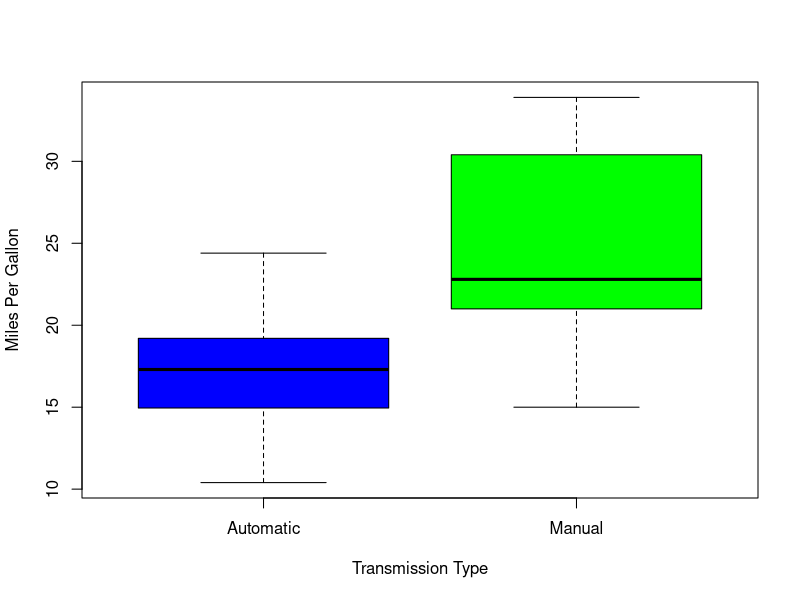
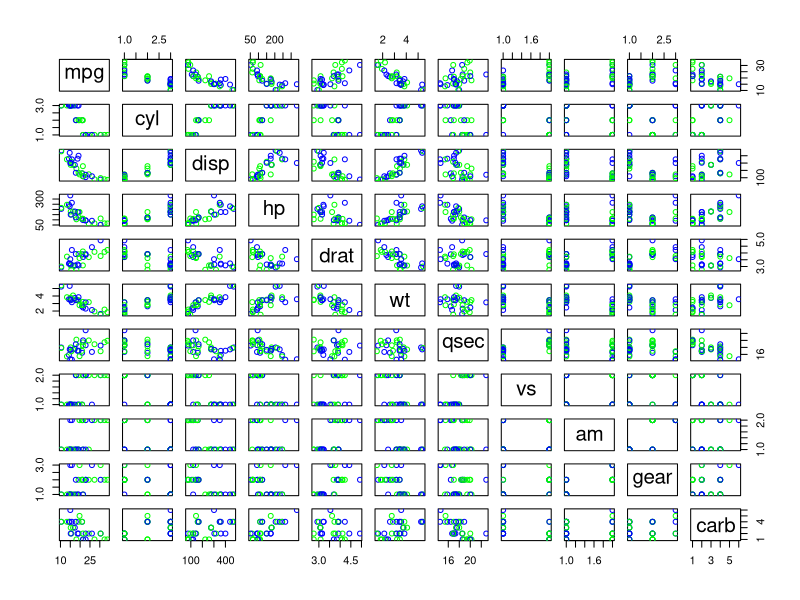
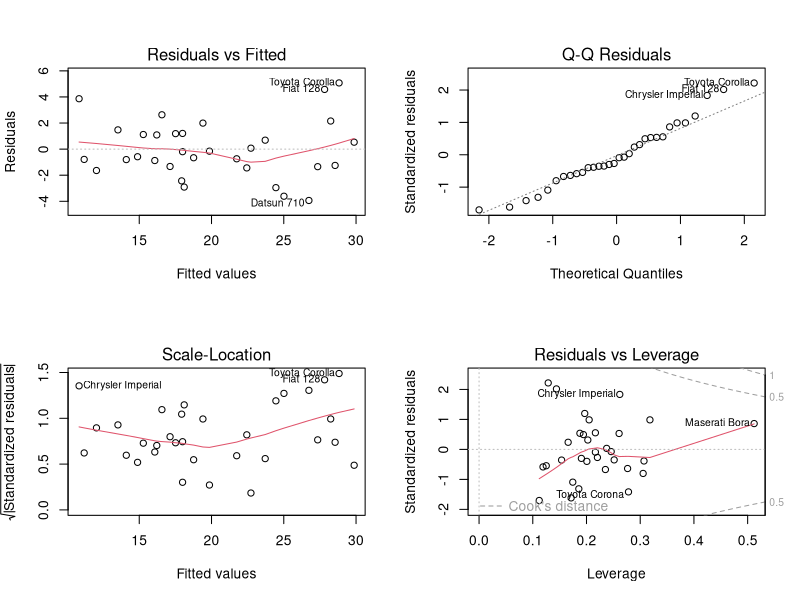

Recreate these plots in R, in order.
## ---- chunk 1
knitr::opts_chunk$set(echo = TRUE)
## ---- chunk 2
library(ggplot2)
## ---- chunk 3
data(mtcars)
head(mtcars)
str(mtcars)
## ---- chunk 4
mtcars$cyl  <- factor(mtcars$cyl)
mtcars$vs   <- factor(mtcars$vs)
mtcars$gear <- factor(mtcars$gear)
mtcars$carb <- factor(mtcars$carb)
mtcars$am   <- factor(mtcars$am,labels=c("Automatic","Manual"))
## ---- chunk 5
aggregate(mpg~am, data = mtcars, mean)
## ---- chunk 6
D_automatic <- mtcars[mtcars$am == "Automatic",]
D_manual <- mtcars[mtcars$am == "Manual",]
t.test(D_automatic$mpg, D_manual$mpg)
## ---- chunk 7
init <- lm(mpg ~ am, data = mtcars)
summary(init)
## ---- chunk 8
betterFit <- lm(mpg~am + cyl + disp + hp + wt, data = mtcars)
anova(init, betterFit)
## ---- chunk 9
summary(betterFit)
## ---- chunk 10
boxplot(mpg ~ am, data = mtcars, col = (c("blue","green")), ylab = "Miles Per Gallon", xlab = "Transmission Type")
## ---- chunk 11
pairs(mpg ~ ., data = mtcars, col = (c("blue","green")))
## ---- chunk 12
par(mfrow = c(2,2))
plot(betterFit)
